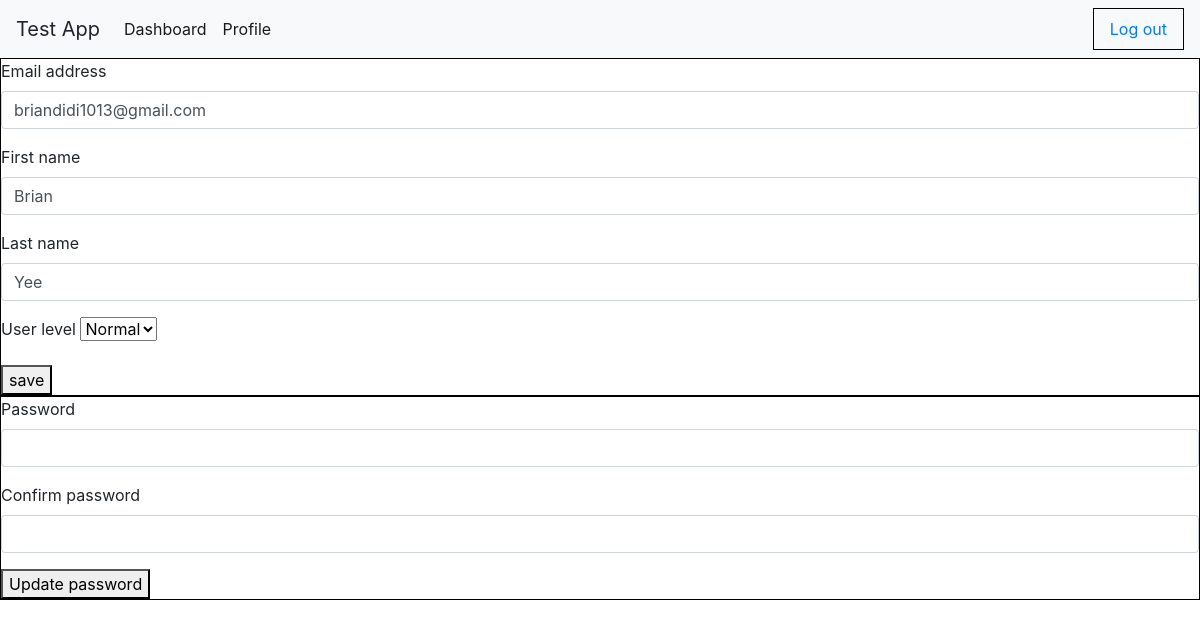
Page /users/edit/1 on the committed database.
### user/models.py (models this page shows)
class User(models.Model):
    user_level = models.IntegerField()
    email = models.CharField(max_length=255)
    first_name = models.CharField(max_length=50)
    last_name = models.CharField(max_length=50)
    password = models.CharField(max_length=60)
    description = models.TextField()
    created_at = models.DateTimeField(auto_now_add=True)
    updated_at = models.DateTimeField(auto_now=True)
    objects = UserManager()

### user/views.py (the view)
# urls.py: path('users/edit/<int:user_id>', views.admin_edit),
def admin_edit(request, user_id):
    context = {
        'user': User.objects.get(id=user_id)
    }
    return render(request, 'admin_edit.html', context)

### user/templates/admin_edit.html (shortened to what this page needs)
<!DOCTYPE html>
<html>
    <head>
        <link rel="stylesheet" href="https://stackpath.bootstrapcdn.com/bootstrap/4.3.1/css/bootstrap.min.css">
    </head>
    <body>
        <nav class="navbar navbar-expand-lg navbar-light bg-light">
            <a class="navbar-brand" >Test App</a>
            <div class="collapse navbar-collapse" id="navbarSupportedContent">
                <ul class="navbar-nav mr-auto">
                    <li class="nav-item active">
                        <a class="nav-link" href="/check_admin">Dashboard <span class="sr-only">(current)</span></a>
                    </li>
                    <li class="nav-item active">
                        <a class="nav-link" href="/users/edit">Profile <span class="sr-only">(current)</span></a>
                    </li>
                </ul>
                <form class="form-inline my-2 my-lg-0">
                    <a class="nav-link" href="/logout"> Log out <span class="sr-only">(current)</span></a>
                </form>
            </div>
        </nav>
        <form action="/update_info/{{user.id}}" method="POST">
            <div class="form-group">
                <label for="email">Email address</label>
                <input type="text" class="form-control" name="email" value="{{user.email}}" >
            </div>
            <div class="form-group">
                <label for="first_name">First name</label>
                <input type="text" class="form-control" name="first_name" value="{{user.first_name}}">
            </div>
            <div class="form-group">
                <label for="last_name">Last name</label>
                <input type="text" class="form-control" name="last_name" value="{{user.last_name}}">
            </div>
            <div class="form-group">
                <label for="user_level">User level</label>
                <select name="user_level">
                    <option value="1">Normal</option>
                </select>
            </div>
            <button type="submit">save</button>
        </form>
        <form action="/update_password/{{user.id}}" method="POST">
            <div class="form-group">
                <label for="password">Password</label>
                <input type="password" class="form-control" name="password">
            </div>
            <div class="form-group">
                <label for="password_check">Confirm password</label>
                <input type="password" class="form-control" name="password_check">
            </div>
            <button type="submit">Update password</button>
        </form>
    </body>
</html>

### user/templates/admin_edit.html (style rules this page uses)
form { border: 1px solid black; }

### rows in the picture
User: email "briandidi1013@gmail.com", first_name "Brian", last_name "Yee"
